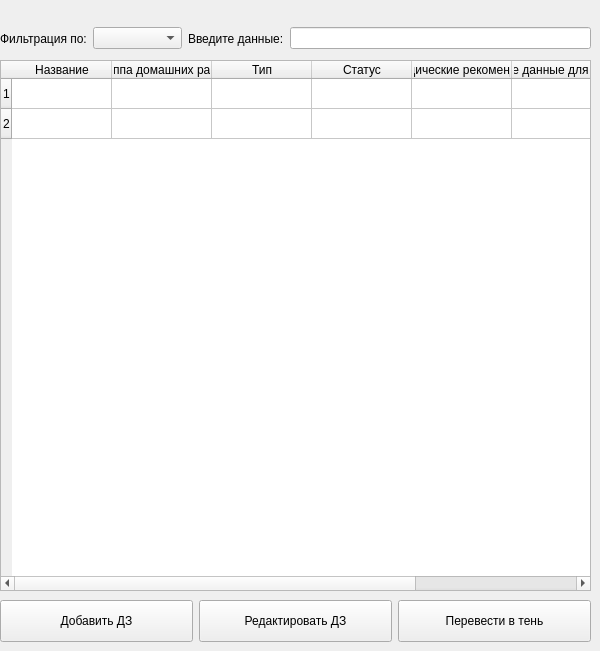
      <widget class="QWidget" name="tab_homework">
       <property name="sizePolicy">
        <sizepolicy hsizetype="Expanding" vsizetype="Expanding">
         <horstretch>0</horstretch>
         <verstretch>0</verstretch>
        </sizepolicy>
       </property>
       <attribute name="icon">
        <iconset resource="res1.qrc">
         <normaloff>:/icons/Домашние задания.png</normaloff>:/icons/Домашние задания.png</iconset>
       </attribute>
       <attribute name="title">
        <string/>
       </attribute>
       <widget class="QWidget" name="layoutWidget">
        <property name="geometry">
         <rect>
          <x>0</x>
          <y>20</y>
          <width>591</width>
          <height>37</height>
         </rect>
        </property>
        <layout class="QHBoxLayout" name="horizontalLayout_6">
         <item>
          <widget class="QLabel" name="homework_label_filter">
           <property name="text">
            <string>Фильтрация по:</string>
           </property>
          </widget>
         </item>
         <item>
          <widget class="QComboBox" name="homework_comboBox_filter">
           <property name="minimumSize">
            <size>
             <width>70</width>
             <height>0</height>
            </size>
           </property>
           <item>
            <property name="text">
             <string/>
            </property>
           </item>
           <item>
            <property name="text">
             <string>№</string>
            </property>
           </item>
           <item>
            <property name="text">
             <string>Название</string>
            </property>
           </item>
           <item>
            <property name="text">
             <string>Группа ДЗ</string>
            </property>
           </item>
           <item>
            <property name="text">
             <string>Статус</string>
            </property>
           </item>
          </widget>
         </item>
         <item>
          <widget class="QLabel" name="homework_label_input">
           <property name="text">
            <string>Введите данные:</string>
           </property>
          </widget>
         </item>
         <item>
          <widget class="QLineEdit" name="homework_lineEdit_input"/>
         </item>
        </layout>
       </widget>
       <widget class="QTableWidget" name="homework_table">
        <property name="geometry">
         <rect>
          <x>0</x>
          <y>60</y>
          <width>591</width>
          <height>531</height>
         </rect>
        </property>
        <row/>
        <row/>
        <column>
         <property name="text">
          <string>Название</string>
         </property>
        </column>
        <column>
         <property name="text">
          <string>Группа домашних работ</string>
         </property>
        </column>
        <column>
         <property name="text">
          <string>Тип</string>
         </property>
        </column>
        <column>
         <property name="text">
          <string>Статус</string>
         </property>
        </column>
        <column>
         <property name="text">
          <string>Методические рекомендации</string>
         </property>
        </column>
        <column>
         <property name="text">
          <string>Входные данные для контестера</string>
         </property>
        </column>
        <column>
         <property name="text">
          <string>Выходные данные для контестера</string>
         </property>
        </column>
        <item row="0" column="0">
         <property name="text">
          <string/>
         </property>
        </item>
        <item row="0" column="1">
         <property name="text">
          <string/>
         </property>
        </item>
        <item row="0" column="3">
         <property name="text">
          <string/>
         </property>
        </item>
        <item row="1" column="0">
         <property name="text">
          <string/>
         </property>
        </item>
        <item row="1" column="1">
         <property name="text">
          <string/>
         </property>
        </item>
        <item row="1" column="3">
         <property name="text">
          <string/>
         </property>
        </item>
        <item row="1" column="4">
         <property name="text">
          <string/>
         </property>
        </item>
       </widget>
       <widget class="QWidget" name="layoutWidget">
        <property name="geometry">
         <rect>
          <x>0</x>
          <y>600</y>
          <width>591</width>
          <height>42</height>
         </rect>
        </property>
        <layout class="QHBoxLayout" name="horizontalLayout_3">
         <item>
          <widget class="QPushButton" name="homework_pushButton_add">
           <property name="sizePolicy">
            <sizepolicy hsizetype="Expanding" vsizetype="Expanding">
             <horstretch>0</horstretch>
             <verstretch>0</verstretch>
            </sizepolicy>
           </property>
           <property name="minimumSize">
            <size>
             <width>0</width>
             <height>40</height>
            </size>
           </property>
           <property name="text">
            <string>Добавить ДЗ</string>
           </property>
          </widget>
         </item>
         <item>
          <widget class="QPushButton" name="homework_pushButton_edit">
           <property name="sizePolicy">
            <sizepolicy hsizetype="Expanding" vsizetype="Expanding">
             <horstretch>0</horstretch>
             <verstretch>0</verstretch>
            </sizepolicy>
           </property>
           <property name="minimumSize">
            <size>
             <width>0</width>
             <height>40</height>
            </size>
           </property>
           <property name="text">
            <string>Редактировать ДЗ</string>
           </property>
          </widget>
         </item>
         <item>
          <widget class="QPushButton" name="homework_pushButton_shadow">
           <property name="sizePolicy">
            <sizepolicy hsizetype="Expanding" vsizetype="Expanding">
             <horstretch>0</horstretch>
             <verstretch>0</verstretch>
            </sizepolicy>
           </property>
           <property name="minimumSize">
            <size>
             <width>0</width>
             <height>40</height>
            </size>
           </property>
           <property name="text">
            <string>Перевести в тень</string>
           </property>
          </widget>
         </item>
        </layout>
       </widget>
      </widget>
